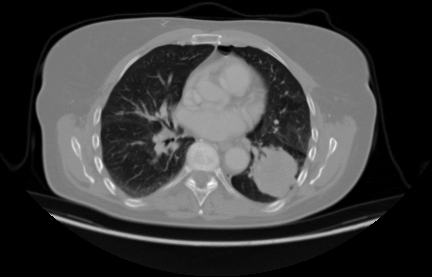
#> input picture initial datasets/XraysData/test/adenocarcinoma/000132.png, 432 x 277 px; its folder holds only this picture in this run; the run also reads 1 picture not shown here
$ jupyter execute --allow-errors Module2_Medical_Imaging_Enhancement.ipynb   (shell and % lines are left out)   (older library calls are emulated)
#> lines starting #> are read from the running program, lines starting #| are printed output that depends on the picture
#> pass 3 of the loop `for root, dirs, files in os.walk(xray_root):`:
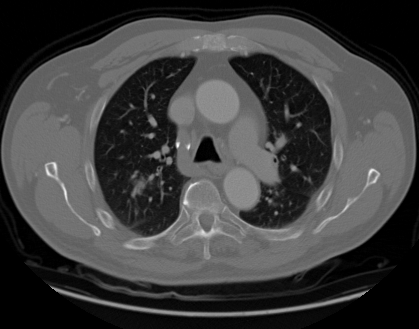
#> input picture initial datasets/XraysData/test/squamous.cell.carcinoma/000125 (6).png, 419 x 329 px
#> img is the input picture: shape (329, 419); min 0, max 255, mean 63.3
#> in enhance_image, `contrast_enhanced = clahe.apply(denoised)`:
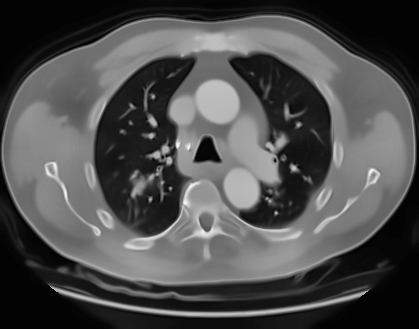
#> contrast_enhanced: shape (329, 419); min 1, max 255, mean 78.1
#> in enhance_image, `sharpened = cv2.filter2D(contrast_enhanced, -1, kernel)`:
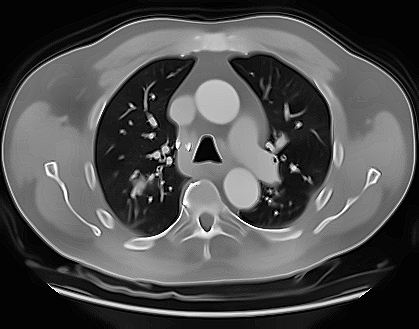
#> sharpened: shape (329, 419); min 0, max 255, mean 78.5
#> in compute_metrics, `p = psnr(original, enhanced)`: p = 20.47
#> in compute_metrics, `s = ssim(original, enhanced)`: s = 0.677
#> `p, s = compute_metrics(img, enhanced)`: p = 20.47; s = 0.677
#> the loop made 4 passes; the first 3 are shown
# Medical Imaging Enhancement
### Objective
The goal of this module was to enhance the quality of medical images — both **X-rays** and **handwritten prescriptions** — to improve visibility, contrast, and diagnostic usability before AI model training.

[cell 1]
# --- Unzip Doctor’s Handwritten Prescription BD dataset ---

# --- Unzip Xrays dataset ---

[cell 2]
# --- 1️. SETUP ---
import os
import cv2
import numpy as np
import pandas as pd
import matplotlib.pyplot as plt
import seaborn as sns
from tqdm import tqdm
from skimage.metrics import structural_similarity as ssim, peak_signal_noise_ratio as psnr

sns.set(style="whitegrid")
plt.rcParams["figure.figsize"] = (8,4)

xray_root = "/content/xray_data/XraysData"
pres_root = "/content/Doctor_Prescriptions/Doctor’s Handwritten Prescription BD dataset"
output_root = "/content/enhanced_images"

os.makedirs(output_root, exist_ok=True)
os.makedirs(f"{output_root}/xray_enhanced", exist_ok=True)
os.makedirs(f"{output_root}/pres_enhanced", exist_ok=True)

print("✅ Folders ready for enhancement outputs.")

[cell 3]
# =====================================================================
# 2. IMAGE ENHANCEMENT FUNCTIONS (Classical CV)
# =====================================================================

def enhance_image(img):
    """Apply traditional enhancement: denoise, CLAHE, sharpening."""
    # Convert to grayscale if single channel
    if len(img.shape) == 2:
        gray = img
    else:
        gray = cv2.cvtColor(img, cv2.COLOR_BGR2GRAY)

    # Step 1 — Denoising
    denoised = cv2.fastNlMeansDenoising(gray, None, 10, 7, 21)

    # Step 2 — Contrast Limited Adaptive Histogram Equalization (CLAHE)
    clahe = cv2.createCLAHE(clipLimit=2.0, tileGridSize=(8,8))
    contrast_enhanced = clahe.apply(denoised)

    # Step 3 — Sharpening
    kernel = np.array([[0, -1, 0],
                       [-1, 5,-1],
                       [0, -1, 0]])
    sharpened = cv2.filter2D(contrast_enhanced, -1, kernel)

    return sharpened

def compute_metrics(original, enhanced):
    """Compute PSNR and SSIM between original and enhanced images."""
    try:
        p = psnr(original, enhanced)
        s = ssim(original, enhanced)
        return p, s
    except:
        return np.nan, np.nan

[cell 4]
# =====================================================================
# 3. PART A — X-RAY IMAGE ENHANCEMENT
# =====================================================================

xray_results = []

for root, dirs, files in os.walk(xray_root):
    for file in tqdm(files, desc="Processing X-rays"):
        if file.lower().endswith(('.jpg','.png','.jpeg')):
            orig_path = os.path.join(root, file)
            img = cv2.imread(orig_path, cv2.IMREAD_GRAYSCALE)
            if img is None: continue

            enhanced = enhance_image(img)
            save_path = os.path.join(output_root, "xray_enhanced", file)
            cv2.imwrite(save_path, enhanced)

            p, s = compute_metrics(img, enhanced)
            xray_results.append([orig_path, save_path, p, s])

df_xray = pd.DataFrame(xray_results, columns=['original_path','enhanced_path','psnr','ssim'])
print("\n✅ X-ray enhancement complete!")
print("Enhanced X-ray count:", len(df_xray))

[cell 5]
# =====================================================================
# 4. PART B — PRESCRIPTION IMAGE ENHANCEMENT
# =====================================================================

pres_results = []

for root, dirs, files in os.walk(pres_root):
    for file in tqdm(files, desc="Processing Prescriptions"):
        if file.lower().endswith(('.jpg','.png','.jpeg')):
            orig_path = os.path.join(root, file)
            img = cv2.imread(orig_path, cv2.IMREAD_GRAYSCALE)
            if img is None: continue

            enhanced = enhance_image(img)
            save_path = os.path.join(output_root, "pres_enhanced", file)
            cv2.imwrite(save_path, enhanced)

            p, s = compute_metrics(img, enhanced)
            pres_results.append([orig_path, save_path, p, s])

df_pres = pd.DataFrame(pres_results, columns=['original_path','enhanced_path','psnr','ssim'])
print("\n✅ Prescription enhancement complete!")
print("Enhanced Prescription count:", len(df_pres))

[cell 6]
# =====================================================================
# 5. PART C — METRICS & VISUALIZATION
# =====================================================================

print("\n=== Overall Enhancement Metrics ===")
print("X-ray PSNR avg :", round(df_xray['psnr'].mean(), 3))
print("X-ray SSIM avg :", round(df_xray['ssim'].mean(), 3))
print("Prescription PSNR avg :", round(df_pres['psnr'].mean(), 3))
print("Prescription SSIM avg :", round(df_pres['ssim'].mean(), 3))

# Plot PSNR/SSIM distributions
fig, axes = plt.subplots(1,2, figsize=(12,4))
sns.histplot(df_xray['psnr'], bins=30, kde=True, ax=axes[0], color='skyblue')
axes[0].set_title("X-ray PSNR Distribution")

sns.histplot(df_xray['ssim'], bins=30, kde=True, ax=axes[1], color='salmon')
axes[1].set_title("X-ray SSIM Distribution")
plt.tight_layout()
plt.show()
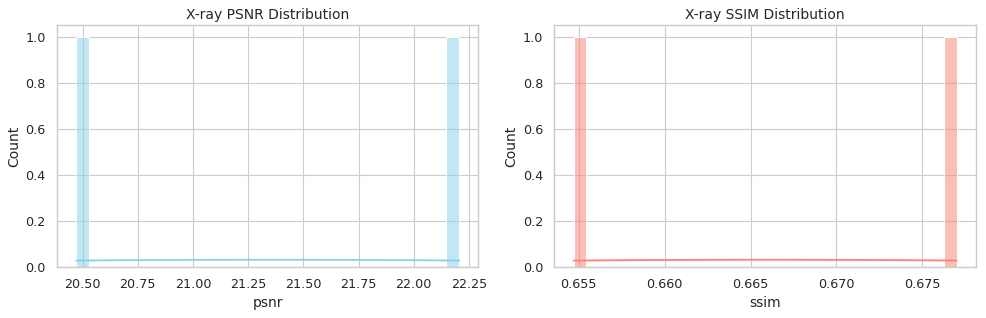
#> figure drawn by matplotlib, 2 panels; panel 1: curve peaks at x = 21.33, y = 0.0311; panel 2: curve peaks at x = 0.666, y = 0.0311

[cell 7]
# =====================================================================
# 6. PART D — SAMPLE VISUAL COMPARISON
# =====================================================================

def show_before_after(df):
    sample = df.sample(1).iloc[0]
    orig = cv2.imread(sample['original_path'], cv2.IMREAD_GRAYSCALE)
#> orig is the input picture: shape (277, 432); min 0, max 255, mean 63
    enh  = cv2.imread(sample['enhanced_path'], cv2.IMREAD_GRAYSCALE)
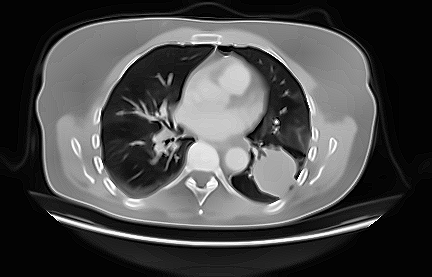
#> enh: shape (277, 432); min 0, max 255, mean 73.3

    fig, ax = plt.subplots(1,2, figsize=(10,5))
    ax[0].imshow(orig, cmap='gray')
    ax[0].set_title("Original Image")
    ax[0].axis("off")

    ax[1].imshow(enh, cmap='gray')
    ax[1].set_title("Enhanced Image")
    ax[1].axis("off")

    plt.suptitle("Before vs After Enhancement", fontsize=14)
    plt.show()
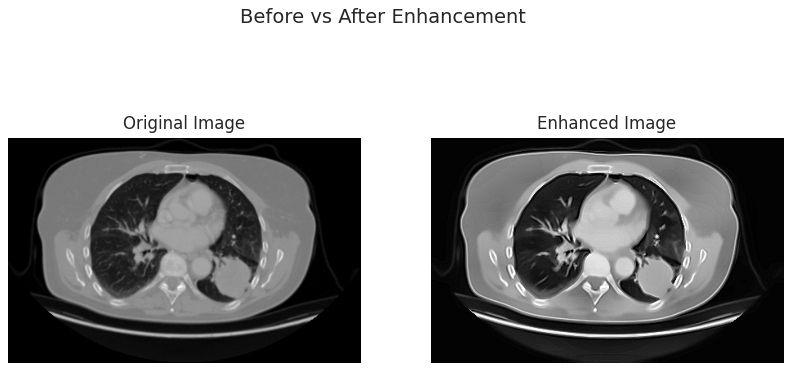
#> figure drawn by matplotlib, 2 panels

show_before_after(df_xray)
#> (the rest of this cell did not finish here and is left out)

[cell 8]
# =====================================================================
# EDGE ENHANCEMENT & NOISE MAP VISUALIZATION
# =====================================================================
import cv2
import numpy as np
import matplotlib.pyplot as plt

def edge_map(image):
    """Return Sobel edge magnitude map."""
    sobelx = cv2.Sobel(image, cv2.CV_64F, 1, 0, ksize=3)
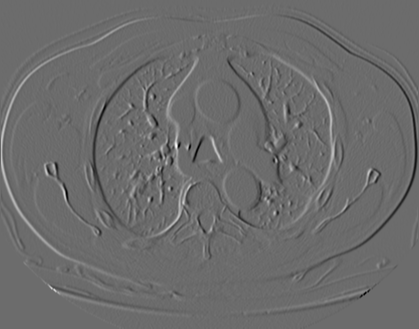
#> sobelx: shape (329, 419) float64; min -482, max 654, mean 0; drawn with min black and max white
    sobely = cv2.Sobel(image, cv2.CV_64F, 0, 1, ksize=3)
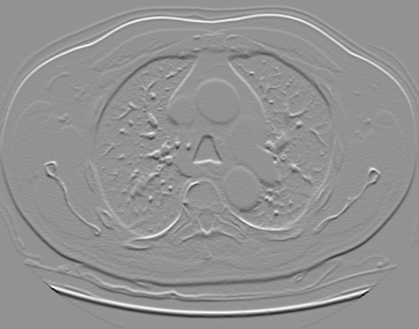
#> sobely: shape (329, 419) float64; min -620, max 457, mean 0.1; drawn with min black and max white
    edges = np.sqrt(sobelx**2 + sobely**2)
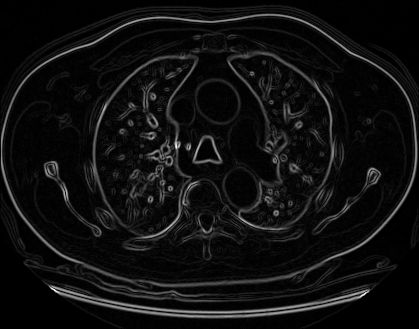
#> edges: shape (329, 419) float64; min 0, max 687.9, mean 42.8; drawn with min black and max white
    edges = cv2.normalize(edges, None, 0, 255, cv2.NORM_MINMAX)
    return edges.astype(np.uint8)

def visualize_enhancement_details(df):
    """Visual comparison of edges & noise difference."""
    sample = df.sample(1).iloc[0]
    orig = cv2.imread(sample['original_path'], cv2.IMREAD_GRAYSCALE)
    enh  = cv2.imread(sample['enhanced_path'], cv2.IMREAD_GRAYSCALE)

    # Resize enhanced image to match original image dimensions
    enh = cv2.resize(enh, (orig.shape[1], orig.shape[0]))

    # Compute edge maps
    edges_orig = edge_map(orig)
    edges_enh  = edge_map(enh)
#> in edge_map (call 2), `sobelx = cv2.Sobel(image, cv2.CV_64F, 1, 0, ksize=3)`:
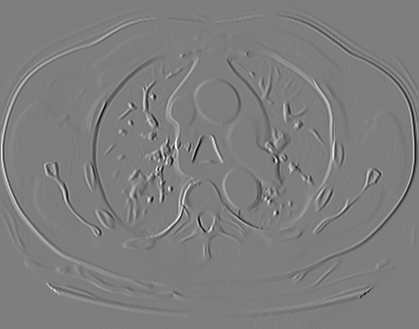
#> sobelx: shape (329, 419) float64; min -977, max 996, mean 0; drawn with min black and max white
#> in edge_map (call 2), `sobely = cv2.Sobel(image, cv2.CV_64F, 0, 1, ksize=3)`:
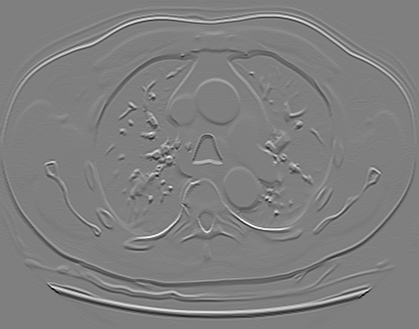
#> sobely: shape (329, 419) float64; min -994, max 994, mean 0.1; drawn with min black and max white
#> in edge_map (call 2), `edges = np.sqrt(sobelx**2 + sobely**2)`:
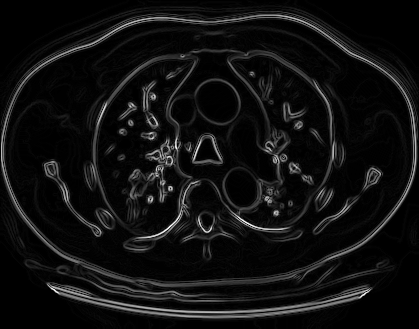
#> edges: shape (329, 419) float64; min 0, max 1110, mean 72.7; drawn with min black and max white

    # Compute noise difference map
    diff = cv2.absdiff(orig, enh)
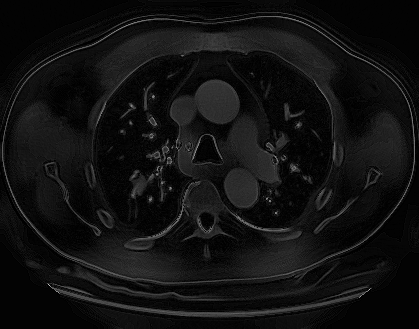
#> diff: shape (329, 419); min 0, max 195, mean 17
    diff = cv2.normalize(diff, None, 0, 255, cv2.NORM_MINMAX)

    # Plot all maps
    fig, ax = plt.subplots(1, 4, figsize=(16, 4))
    ax[0].imshow(orig, cmap='gray')
    ax[0].set_title("Original")

    ax[1].imshow(edges_orig, cmap='gray')
    ax[1].set_title("Original Edges")

    ax[2].imshow(edges_enh, cmap='gray')
    ax[2].set_title("Enhanced Edges")

    ax[3].imshow(diff, cmap='inferno')
    ax[3].set_title("Noise Difference Map")

    for a in ax:
        a.axis("off")

    plt.suptitle("Edge & Noise Visualization", fontsize=14)
    plt.show()

# Run for one random X-ray and one random Prescription image
visualize_enhancement_details(df_xray)
#> (the rest of this cell did not finish here and is left out)
